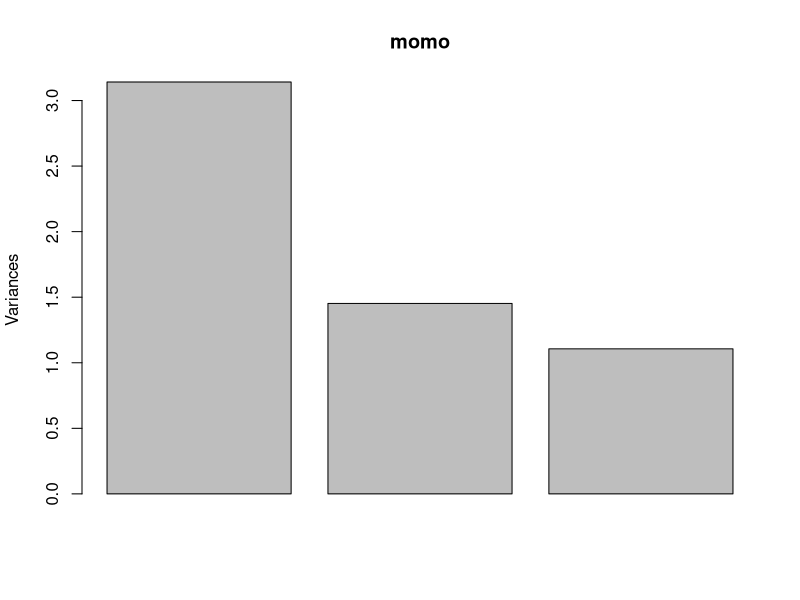

Write R code to recreate this figure. (Note: this script raises an error after producing the figure.)
score_men <- c(2, 1, 5, 2, 3, 4, 4, 1, 3, 5)
score_gu <- c(4, 5, 3, 2, 5, 3, 4, 2, 3, 5)
score_soup <- c(5, 1, 4, 3, 5, 2, 3, 1, 2, 3)
tenme <- c("Niraku", "Yume", "Jima", "nanoha", "Hanabushi", "ShouTatu:", "Marukura", "Kairaku",
           "Narumi", "Minato")
length(tenme)
mat_score <- cbind( score_men, score_gu, score_soup)
row.names(mat_score) <- tenme

cor(mat_score)
momo <- prcomp(mat_score)
plot(momo)
eigen(mat_score)
eigen(cor(mat_score))
summary(momo)
momo
